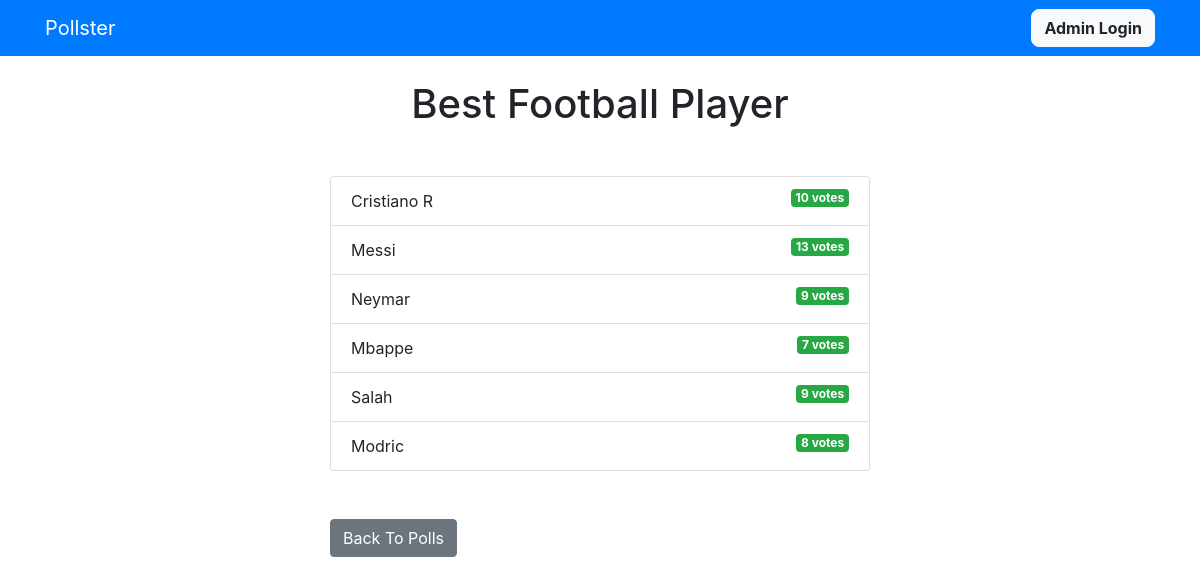
Screenshot of /polls/5/results/ with the database file from the repository.
### polls/models.py (models this page shows, shortened)
class Question(models.Model):
    question_text = models.CharField(max_length=200)
    pub_date = models.DateTimeField('date published')

class Choice(models.Model):
    question = models.ForeignKey(Question, on_delete=models.CASCADE)
    choice_text = models.CharField(max_length=200)
    votes = models.IntegerField(default=0)

### polls/views.py (the view)
# urls.py: path('<int:question_id>/results/', views.results, name='results'),
def results(request, question_id):
    votedata=[]
    question = get_object_or_404(Question, pk=question_id)
    votes = question.choice_set.all()
    for i in votes:
        votedata.append({i.choice_text : i.votes})
    context = {'question': question, 'votes' : votes, 'votedata' : votedata}
    return render(request, 'polls/results.html', context)

### templates/polls/results.html (shortened to what this page needs)
{% extends 'base.html' %}
{% block content %}
<h1 class="mb-5 text-center">{{ question.question_text }}</h1>
<ul class="list-group mb-5">
	{% for choice in question.choice_set.all %}
	<li class="list-group-item">
		{{ choice.choice_text }}  <span class="badge badge-success float-right">{{ choice.votes }} vote{{ choice.votes | pluralize }}</span>
	</li>
	{% endfor %}
</ul>
<a class="btn btn-secondary" href="{% url 'polls:index' %}">Back To Polls</a>
{% endblock %}

### rows the page displays
Question: question_text "Best Football Player"
Choice: choice_text "Cristiano R", votes "10", votes|pluralize "s"
Choice: choice_text "Messi", votes "13", votes|pluralize "s"
Choice: choice_text "Neymar", votes "9", votes|pluralize "s"
Choice: choice_text "Mbappe", votes "7", votes|pluralize "s"
Choice: choice_text "Salah", votes "9", votes|pluralize "s"
Choice: choice_text "Modric", votes "8", votes|pluralize "s"
